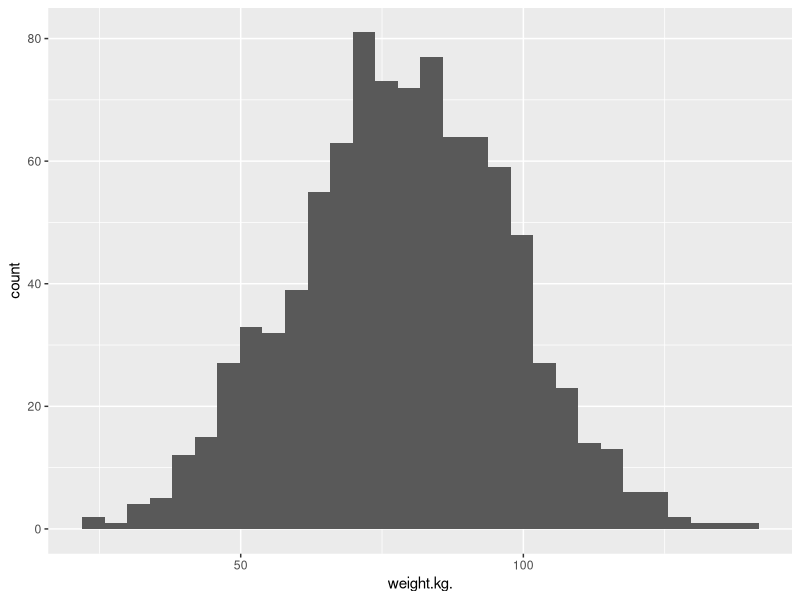
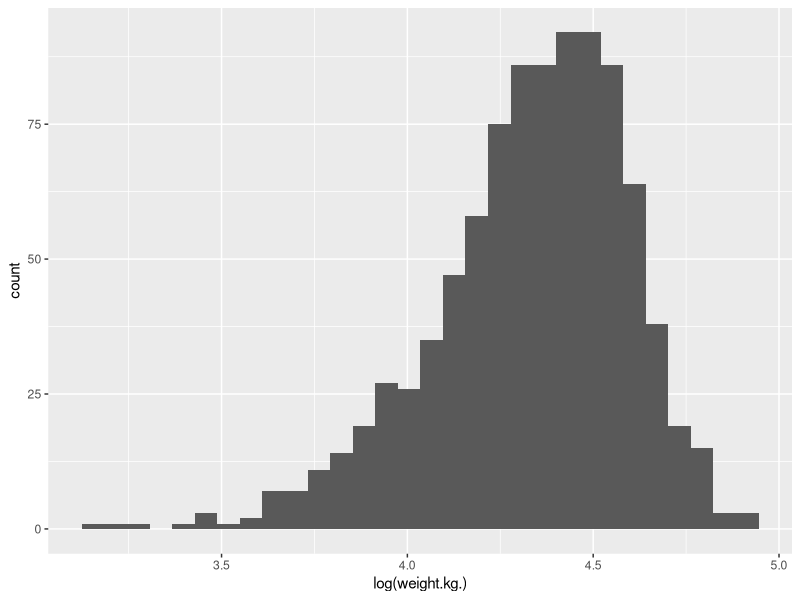
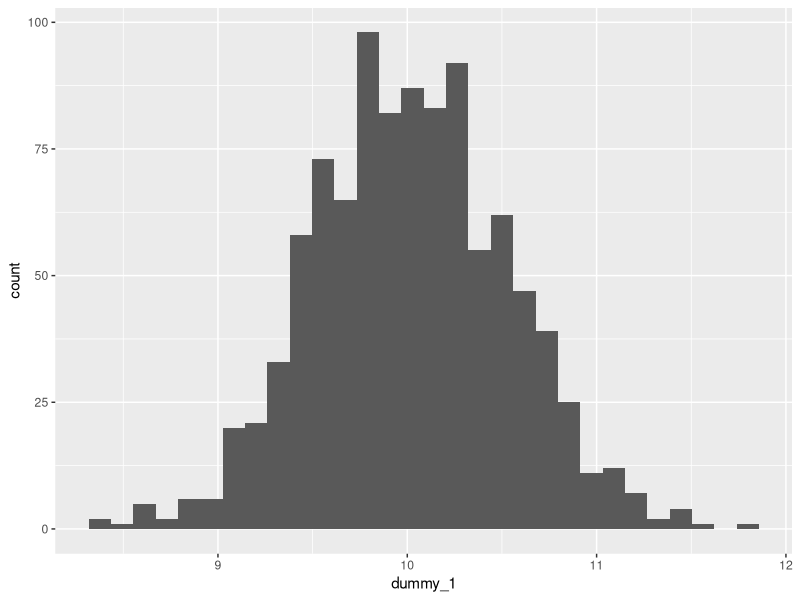
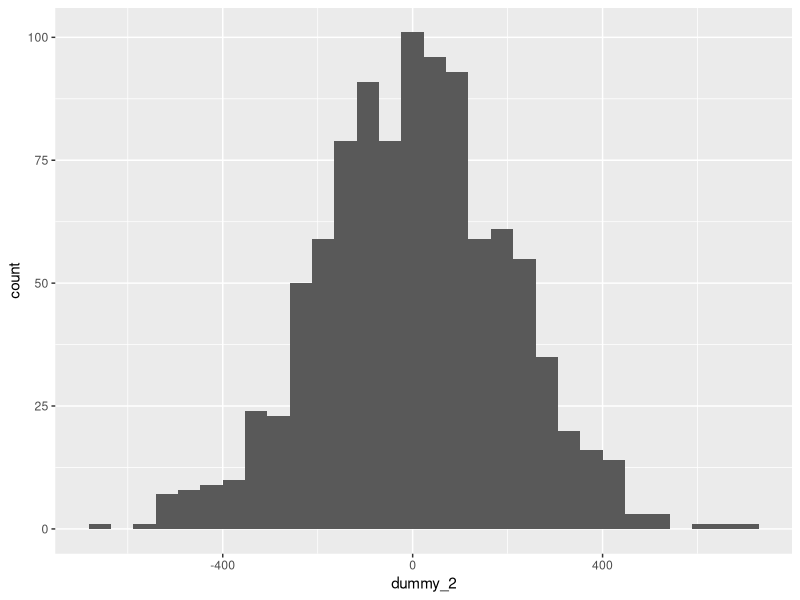
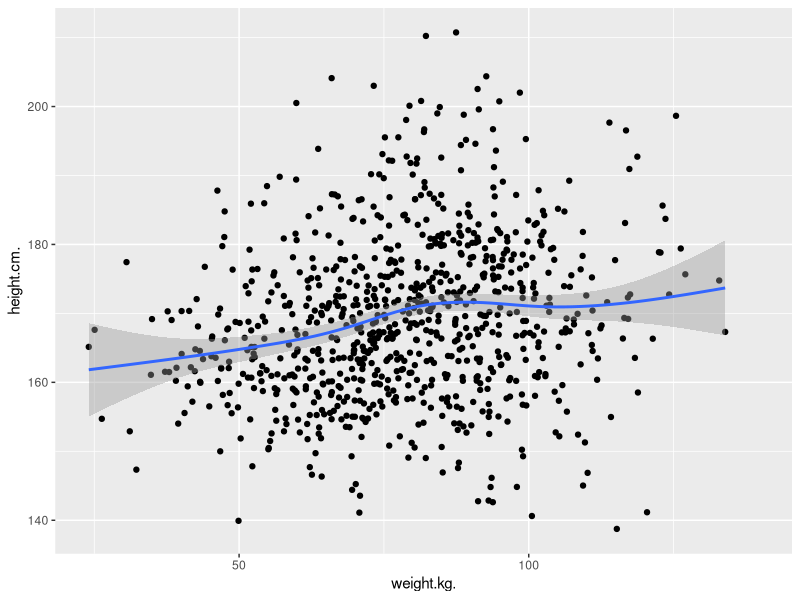

Generate these figures, in order, with R:
## ---- chunk 1
## Limit printing output to max. 100 lines to avoid endless scrolling
options(max.print = 100)
## ---- chunk 2
# We will need these libraries and this data later.
library(tidyverse)
library(ggplot2)

# loading data
hgtwgt_survey <- read.csv("data/hgt_wgt.csv")

## ---- chunk 3
ggplot(hgtwgt_survey, aes(x = weight.kg.)) +
  geom_histogram()
## ---- chunk 4
ggplot(hgtwgt_survey, aes(x = log(weight.kg.))) +
  geom_histogram()
## ---- chunk 5
# small standard deviation
dummy_1 <- rnorm(1000, mean = 10, sd = 0.5)
dummy_1 <- as.data.frame(dummy_1)
ggplot(dummy_1, aes(x = dummy_1)) +
  geom_histogram()

# larger standard deviation
dummy_2 <- rnorm(1000, mean = 10, sd = 200)
dummy_2 <- as.data.frame(dummy_2)
ggplot(dummy_2, aes(x = dummy_2)) +
  geom_histogram()
## ---- chunk 6
mean(hgtwgt_survey$weight.kg., na.rm = TRUE)
## ---- chunk 7
sdweight <- sd(hgtwgt_survey$weight.kg., na.rm = TRUE)
print(sdweight)

varweight <- var(hgtwgt_survey$weight.kg., na.rm = TRUE)
print(varweight)
sqrt(varweight) == sdweight
## ---- chunk 8
median(hgtwgt_survey$weight.kg., na.rm = TRUE)
## ---- chunk 9
IQR(hgtwgt_survey$weight.kg., na.rm = TRUE)
## ---- chunk 10
table(hgtwgt_survey$gender.M.)
## ---- chunk 11
gendertable <- table(hgtwgt_survey$gender.M.)
prop.table(gendertable)
## ---- chunk 12
table(
  hgtwgt_survey$gender.M.,
  hgtwgt_survey$age.yrs.
)
## ---- chunk 13
hgtwgt_survey %>%
  group_by(gender.M.) %>%
  summarise(mean = mean(height.cm., na.rm=TRUE), n = n())
## ---- chunk 14
t.test(height.cm. ~ gender.M., data = hgtwgt_survey)

# we can also specify specific components
t.test(height.cm. ~ gender.M., data = hgtwgt_survey)$statistic
t.test(height.cm. ~ gender.M., data = hgtwgt_survey)$parameter
## ---- chunk 15
anovamodel <- aov(hgtwgt_survey$height.cm. ~ hgtwgt_survey$age.yrs.)
summary(anovamodel)

TukeyHSD(anovamodel)
## ---- chunk 16
cor.test(hgtwgt_survey$weight.kg., hgtwgt_survey$height.cm.)

ggplot(hgtwgt_survey, aes(weight.kg., height.cm.)) +
  geom_point() +
  geom_smooth()
## ---- chunk 17
modelone <- lm(hgtwgt_survey$weight.kg. ~ hgtwgt_survey$height.cm.)
summary(modelone)
## ---- chunk 18
hgtwgt_survey %>%
  mutate(gender.M. = factor(gender.M.))

modelttest <- lm(hgtwgt_survey$height.cm. ~ hgtwgt_survey$gender.M.)

summary(modelttest)
## ---- chunk 19
hgtwgt_survey %>%
  mutate(age.yrs. = factor(age.yrs.))

modelttest <- lm(hgtwgt_survey$height.cm. ~ hgtwgt_survey$age.yrs.)

summary(modelttest)

